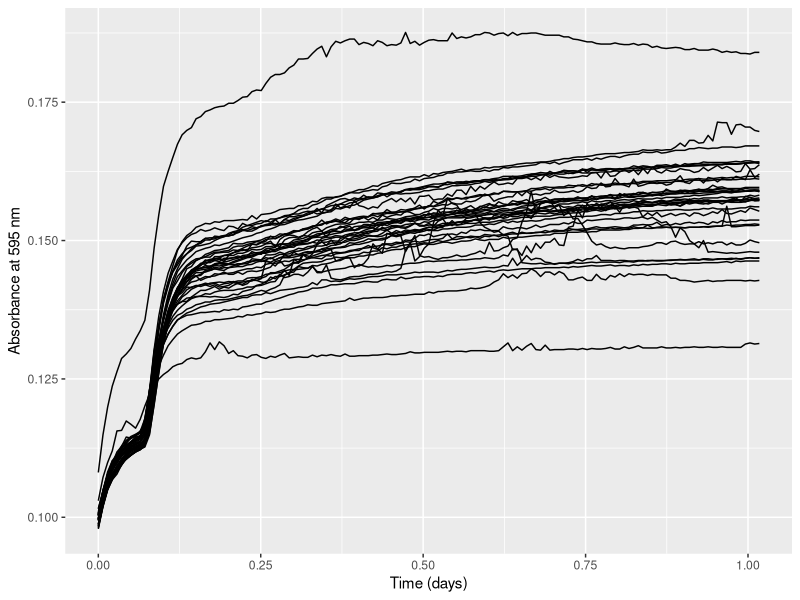
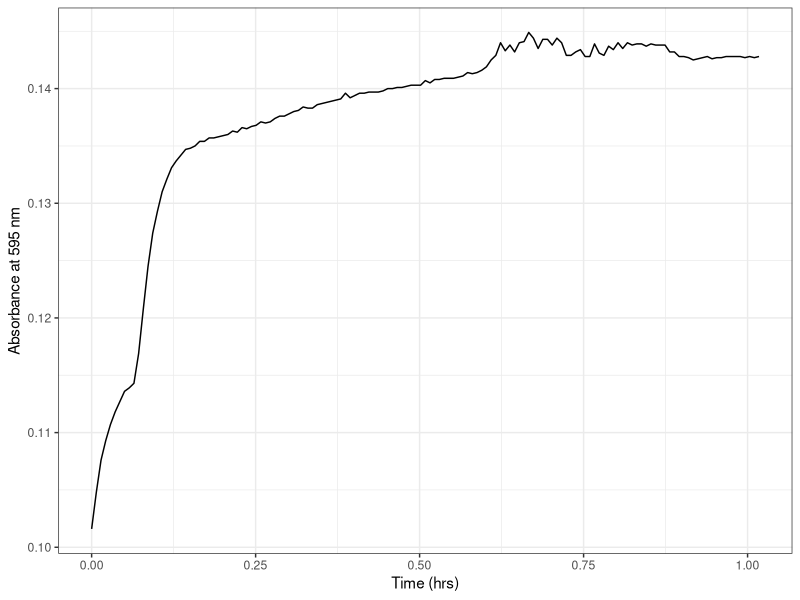
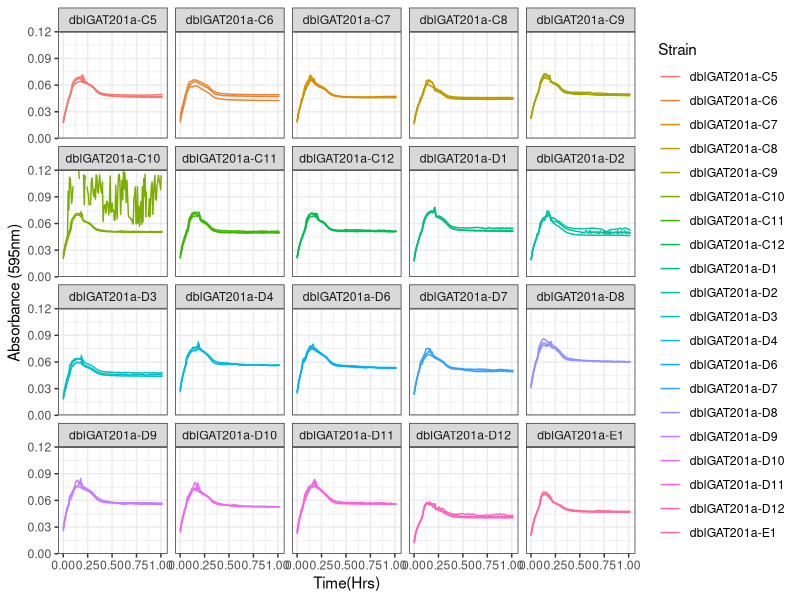
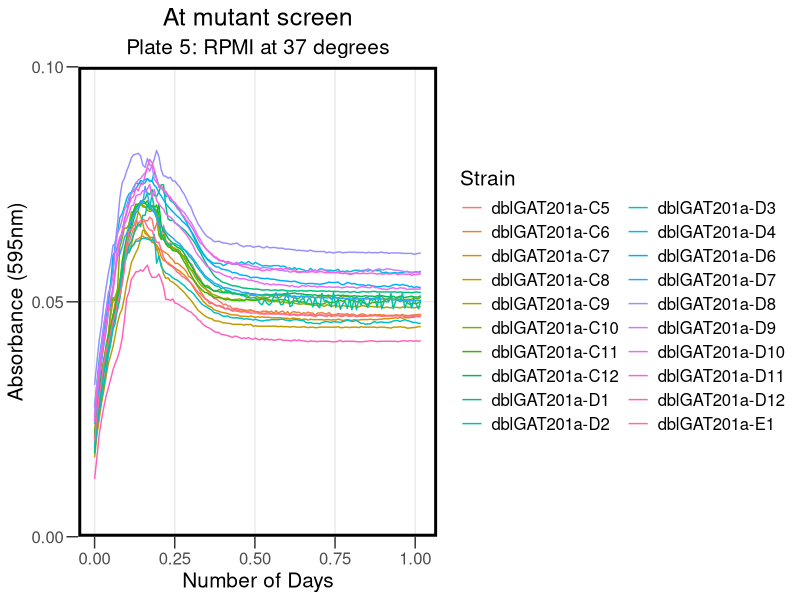
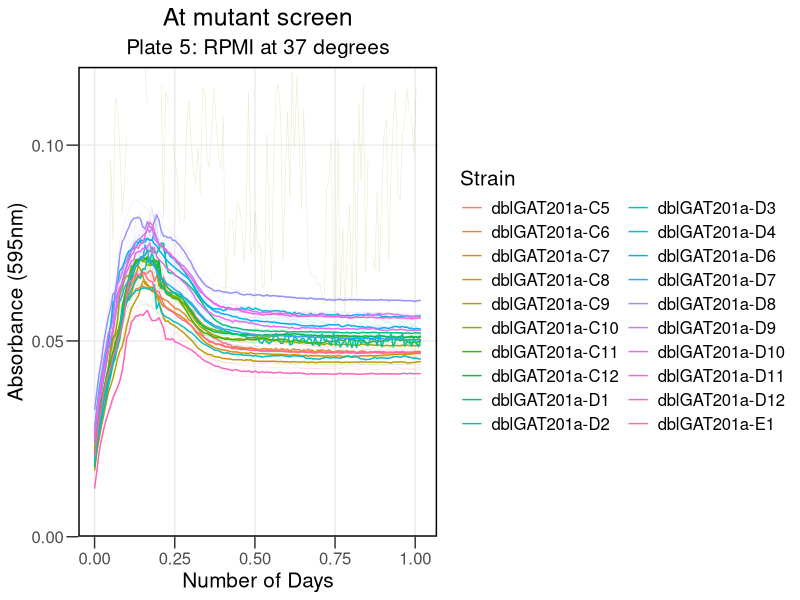
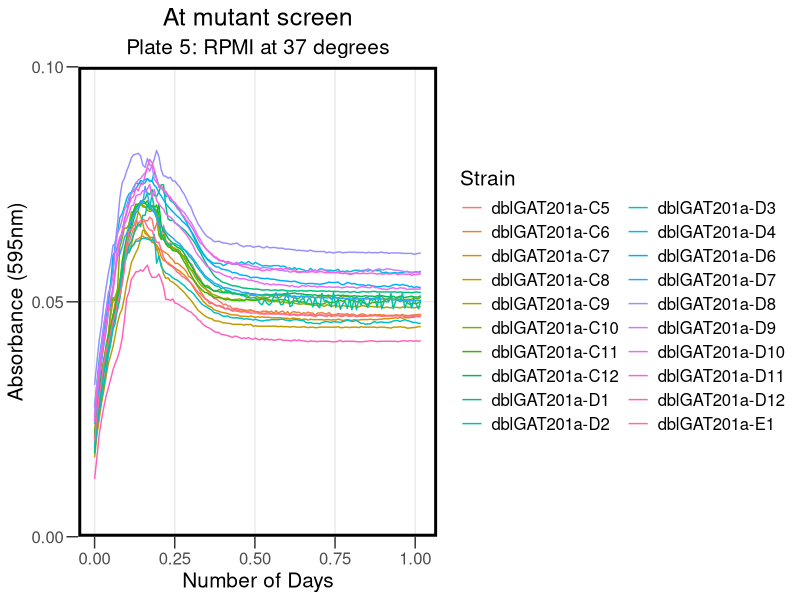
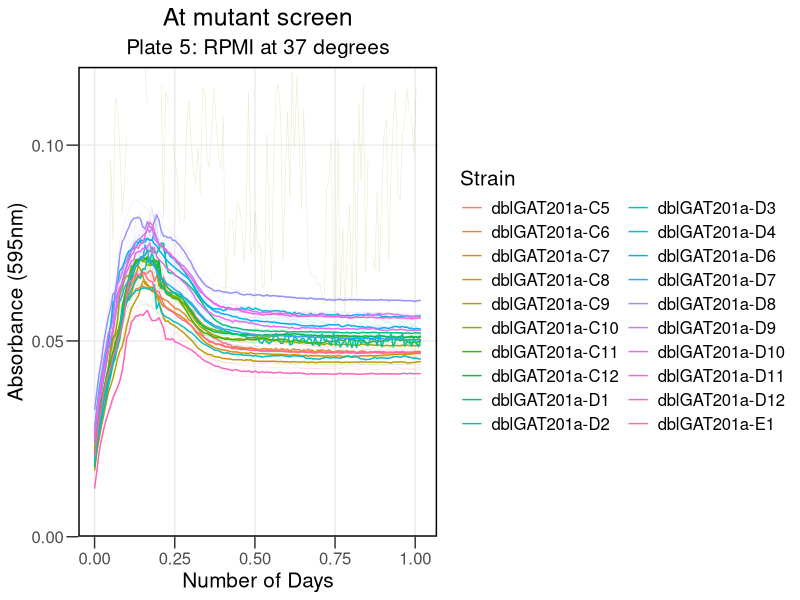

Reproduce these figures in R, in order.
## ---- chunk 1
knitr::opts_chunk$set(echo = TRUE)
## ---- chunk 2

library("reshape2")
library(dplyr)
library(ggplot2)
library(tidyverse)
library(rmarkdown)
library(cowplot)
library(yaml)
library(knitr)
## ---- chunk 3

rawdata <- read.csv("../Input/20230427_RPMI_Atmut_screen_Plate5_csv.csv")

## ---- chunk 4

 rawdata_day<-mutate(rawdata, Time = Time/86400)

## ---- chunk 5

reshaped <- melt(rawdata_day, id=c("Time", "Temp"), 
                              variable.name="Well",
                              value.name="OD595")

summary(reshaped)
## ---- chunk 6

platemap <- read.csv("../Input/20230427_RPMI_Atmut_screen_Plate5_setup.csv") %>%     
  dplyr::mutate(
    Strain = factor(Strain, 
                    levels = c("P2.7C5", "P2.7C6","P2.7C7","P2.7C8","P2.7C9","P2.7C10","P2.7C11","P2.7C12","P2.7D1","P2.7D2", "P2.7D3","P2.7D4","P2.7D5","P2.7D6","P2.7D7","P2.7D8","P2.7D9","P2.7D10","P2.7D11","P2.7D12","P2.7E1"),
                    labels = c("dblGAT201a-C5", "dblGAT201a-C6","dblGAT201a-C7","dblGAT201a-C8","dblGAT201a-C9","dblGAT201a-C10","dblGAT201a-C11","dblGAT201a-C12","dblGAT201a-D1","dblGAT201a-D2", "dblGAT201a-D3","dblGAT201a-D4","dblGAT201a-D5","dblGAT201a-D6","dblGAT201a-D7","dblGAT201a-D8","dblGAT201a-D9","dblGAT201a-D10","dblGAT201a-D11","dblGAT201a-D12","dblGAT201a-E1"))
  )
head(platemap, n=10)


## ---- chunk 7

annotated <- inner_join(reshaped, platemap, by="Well")
 
## ---- chunk 8

ggplot(data=filter(annotated,is.na(Strain)),
           aes(x=Time, y=OD595,  group = Well)) + 
           geom_line() + 
           labs(x="Time (days)", y="Absorbance at 595 nm")
## ---- chunk 9

ggplot(data=filter(annotated,Well=="G12"), 
       aes(x=Time, y=OD595, group = Well)) + 
 
       geom_line() + 
     theme_bw()+
     labs(x="Time (hrs)", y="Absorbance at 595 nm")

## ---- chunk 10

blank_OD_summary <- annotated %>%
  filter(is.na(Strain), Time < 1/24) %>%
  filter(Well != "A6") %>%
  filter(Well != "A1") %>%
    group_by(Media) %>%
  summarise(OD_median=median(OD595),
            OD_mean=mean(OD595),
            OD_max=max(OD595),
            OD_min=min(OD595))
print(blank_OD_summary)
## ---- chunk 11

normalisedOD <- annotated %>%
  left_join(blank_OD_summary, by="Media") %>%
  mutate(OD_corrected = OD595 - OD_median)

## ---- chunk 12

ggplot(data=normalisedOD %>%
                      filter( !is.na(Strain) ), 
                      aes(x=Time, y=OD_corrected, color=Strain, group = Well)) + 
       geom_line() + 
       scale_y_continuous(limits=c(0,0.12),expand=c(0,0))+
       facet_wrap(Strain ~ .)+
  
       labs(x = "Time(Hrs)",
            y = "Absorbance (595nm)") +
       theme(text = element_text(size = 20))+
       theme_bw()
## ---- chunk 13

ggplot(data=normalisedOD  %>%
         
                     filter( !is.na(Strain) ), 
                      aes(x=Time, y=OD_corrected, color=Strain)) + 
       
       stat_summary(fun = "median", geom = "line", size = 0.5) +
       scale_y_continuous(limits=c(0,0.1),expand=c(0,0), breaks = c(0, 0.05, 0.1)) +
  
       labs(x = "Number of Days",
            y = "Absorbance (595nm)",
            title = "At mutant screen", subtitle = "Plate 5: RPMI at 37 degrees") +
           
       theme_bw() +
       theme(text = element_text(size = 15))+
       theme(axis.title = element_text(size = 15))+
       
       theme(axis.ticks.length = unit(0.3, "cm"))+
       theme(title = element_text(size = 15))+
       theme(panel.grid.minor = element_blank())+
      guides(color=guide_legend(ncol=2))+
       theme(legend.title = element_text(size = 15))+
      theme(legend.background = element_rect(fill = "transparent", color=NA))+
  theme(legend.key = element_rect(fill = "transparent", color=NA))+
       theme (plot.background =  element_rect(fill = "transparent", color=NA), 
         panel.background = element_rect(fill = "transparent", color=NA),)+
      theme(panel.border = element_rect(linetype = "solid", colour = "black", size = 2))+
  theme(plot.title = element_text(hjust = 0.5), plot.subtitle = element_text(hjust = 0.5) )
       
## ---- chunk 14

ggsave("../Results/AllSummary_At5.png",width = 8,height=5)
## ---- chunk 15

ggplot(data=normalisedOD  %>%
         
                     filter( !is.na(Strain) ), 
                      aes(x=Time, y=OD_corrected, color=Strain)) + 
       geom_line(aes(group = Well), size = 0.2, alpha = 0.2) + 
       stat_summary(fun = "median", geom = "line", size = 0.5) +
       scale_y_continuous(limits=c(0,0.12),expand=c(0,0), breaks = c(0, 0.05, 0.1)) +
  
       labs(x = "Number of Days",
            y = "Absorbance (595nm)",
            title = "At mutant screen", subtitle = "Plate 5: RPMI at 37 degrees") +
                  theme_bw() +
       theme(text = element_text(size = 15))+
       theme(axis.title = element_text(size = 15))+
             theme(axis.ticks.length = unit(0.3, "cm"))+
       theme(title = element_text(size = 15))+
       theme(panel.grid.minor = element_blank())+
            guides(color=guide_legend(ncol=2))+
       theme(legend.title = element_text(size = 15))+
      theme(legend.background = element_rect(fill = "transparent", color=NA))+
      theme(legend.key = element_rect(fill = "transparent", color=NA))+
       theme (plot.background =  element_rect(fill = "transparent", color=NA), 
            panel.background = element_rect(fill = "transparent", color=NA),)+
      theme(panel.border = element_rect(linetype = "solid", colour = "black", size = 1))+
      theme(plot.title = element_text(hjust = 0.5), plot.subtitle = element_text(hjust = 0.5))

ggplot
## ---- chunk 16

ggsave("../Results/Statsumm_At5.png",width = 8,height=5)
